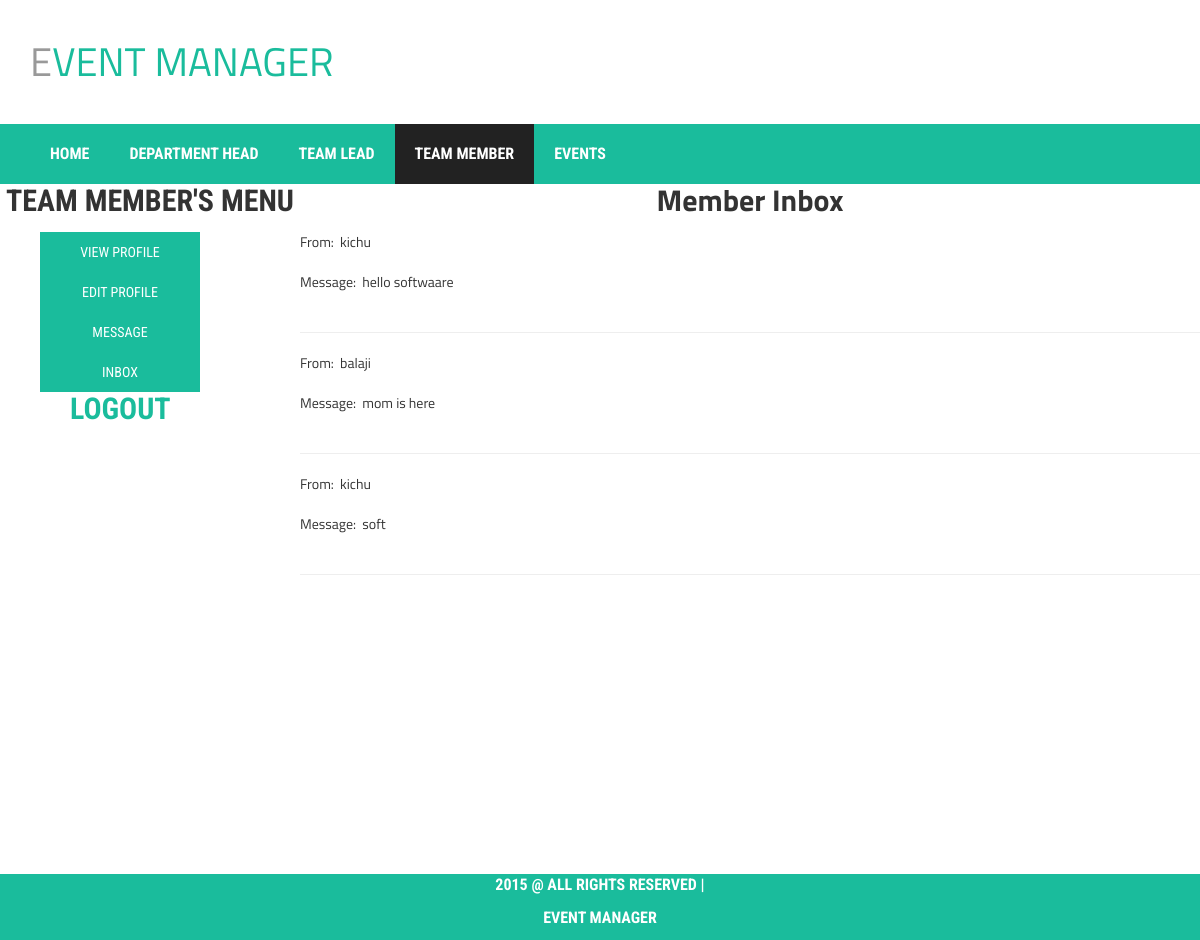
The page /tm_Inbox.php (signed in) on the database its author committed.
### tables this page shows
CREATE TABLE IF NOT EXISTS `messages` (
  `sender` varchar(15) NOT NULL,
  `receiver` varchar(15) NOT NULL,
  `message` varchar(100) NOT NULL
);

### tm_Inbox.php (the view, shortened to what this page needs)
<?php
include("header3.php");
include("TM_menu_list.php");
$con = mysqli_connect("localhost","root", "", "event manager");
$y=$_SESSION['name'];
$qry="SELECT sender,message FROM messages WHERE receiver='$y'";
$res=mysqli_query($con,$qry);
?><center><h2>Member Inbox</h2></center>
<?php
if($res)
{
	while($row=mysqli_fetch_array($res))
	{
?>
<section id="tm_inbox_sec">
<fieldset>
From:&nbsp;&nbsp;<?php echo $row[0] ?><br/><br/>
Message:&nbsp;&nbsp;<?php echo $row[1] ?><br/><br/><hr/>
</fieldset>
</section>
<?php
	}
}
?>
<?php
include("footer.php");
?>

### style.css (style rules this page uses)
html,body { height:100%; }
h1, h2, h3, h4, h5, h6 { font-weight: 700; margin: 0 0 15px; }
body { font-family: 'Titillium Web', sans-serif; }

### rows shown on the page
messages: sender "kichu", message "hello softwaare"
messages: sender "balaji", message "mom is here"
messages: sender "kichu", message "soft"
